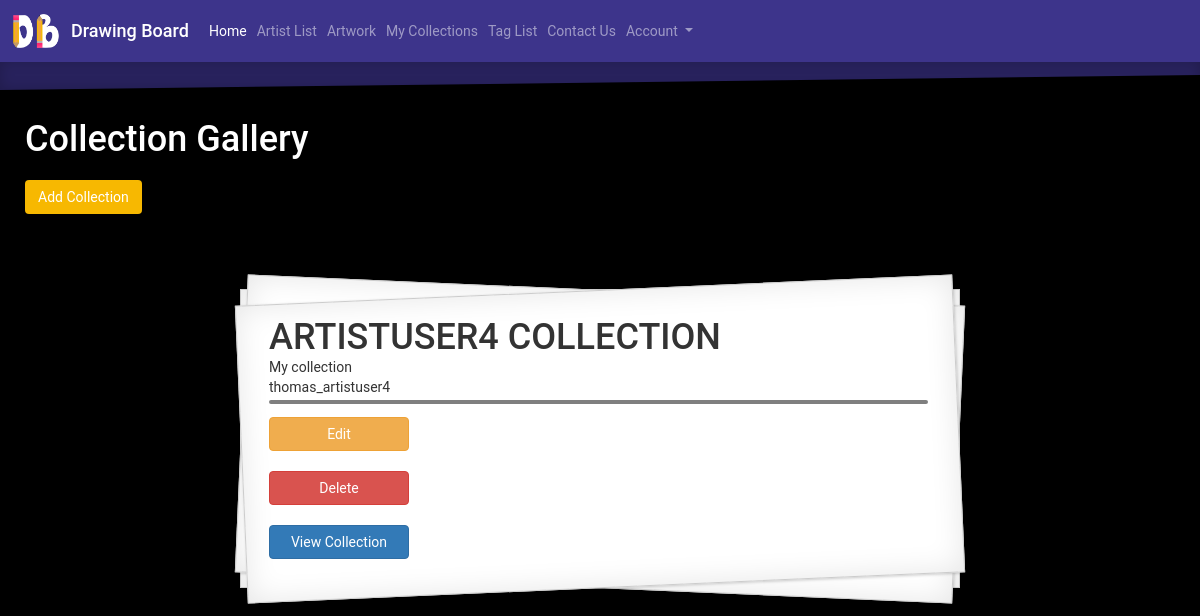
/collection_list (signed in), run on the app's committed database.
### gallery/models.py (models this page shows, shortened)
class Collection(models.Model):
    collection_name = models.CharField(max_length=200)
    collection_description = models.TextField(max_length=280, null=True, blank=True)
    collection_artist = models.ForeignKey('Artist', on_delete=models.CASCADE)
    artwork = models.ManyToManyField(Artwork, blank=True)

class Artist(models.Model):
    user = models.OneToOneField(User, on_delete=models.CASCADE)
    artist_role = models.BooleanField(default=False)
    description = models.TextField(max_length=280, null=True, blank=True)  # this is the default for all descriptions
    profile_picture = models.ImageField(upload_to='images/', null=True, blank=True)
    def __str__(self):
        return f'{self.user}'

### gallery/views.py (the view)
# urls.py: path('collection_list', views.collection_list, name='collection_list'),
def collection_list(request):
    collection = Collection.objects.all()
    return render(request, 'gallery/collection_list.html',
                  {'collections': collection})

### gallery/templates/gallery/collection_list.html (shortened to what this page needs)
<!DOCTYPE html>
<html lang="en">
{% extends 'gallery/base.html' %}
{% load static %}
{% block content %}
    <head>
    </head>
    <body style="min-width: 411px">
    <div style="top: 70px; position: relative; z-index: 0">
        <h1 style="color: white; left: 25px; position: relative">Collection Gallery</h1>
        <a href="{% url 'gallery:collection_new' %}" class="btn btn-dark" style="background-color: #f7b801; left: 25px; margin-top: 10px; position: relative">Add Collection</a>
        {% for collection in collections %}
            {% if request.user.is_superuser or user.get_username == collection.collection_artist|stringformat:"s" %}
                <div class="Card">
                    <div class="Card-body">
                        <h1 class="Card-title">{{ collection.collection_name }}</h1>
                        <p class="Card-description">
                            {{ collection.collection_description }}
                            <br>
                            {{ collection.collection_artist }}
                        <hr style="border: 2px solid black; border-radius: 3px; opacity: .5; margin: 3px; margin-left: 0; position: relative"></p>
                        {% if request.user.is_superuser or user.get_username == collection.collection_artist|stringformat:"s" %}
                            <a href="{% url 'gallery:collection_edit' pk=collection.pk %}" class="btn btn-warning" style="width: 10em">Edit</a>
                            <br style="margin: 1px; position: relative">
                            <a href="{% url 'gallery:collection_delete' pk=collection.pk %}" onclick="return confirm('Are you sure you want to delete?')" class="btn btn-danger" style="width: 10em">Delete</a>
                            <br style="margin: 1px; position: relative">
                            <a href="{% url 'gallery:collection_view' pk=collection.pk %}" class="btn btn-primary" style="width: 10em">View Collection</a>
                        {% endif %}
                    </div>
                </div>
            {% endif %}
        {% endfor %}
    </div>
    </body>
    </html>
{% endblock %}

### gallery/templates/gallery/base.html (style rules this page uses)
body, html { font-family: 'Roboto', sans-serif; height: 100%; background-color: black; }

### gallery/templates/gallery/collection_list.html (style rules this page uses)
.Card { display: flex; justify-content: center; margin-top: 25px; width: 100%; min-height: 26rem; }
.Card-body { --margin: 2em; display: flex; flex-direction: column; justify-content: center; flex-basis: 60%; margin-top: var(--margin); margin-bottom: var(--margin); margin-left: -5em; padding: 0 1.4em; background-color: #fff; box-shadow: rgba(0,0,0,.2) 0 .2em .2em; }
.Card-title { margin-bottom: .4em; text-transform: uppercase; }
.Card-title, .Card-description { margin: 0; }
.Card-body, .Card-body:before, .Card-body:after { background-color: #fff; border: 1px solid #ccc; box-shadow: inset 0 0 30px rgba(0,0,0,0.1), 1px 1px 3px rgba(0,0,0,0.2); z-index: 4; }
.Card-body { position: relative; width: 100%; padding: 2em; margin: 50px auto; }
.Card-body:before, .Card-body:after { content: ""; position: absolute; left: 0; top: 0; width: 100%; height: 100%; -webkit-transform: rotateZ(2.5deg); -o-transform: rotate(2.5deg); transform: rotateZ(2.5deg); z-index: -1; }
.Card-body:after { -webkit-transform: rotateZ(-2.5deg); -o-transform: rotate(-2.5deg); transform: rotateZ(-2.5deg); }

### data on the page
Collection: collection_name "ARTISTUSER4 COLLECTION", collection_description "My collection", collection_artist "thomas_artistuser4", shows "Edit"
